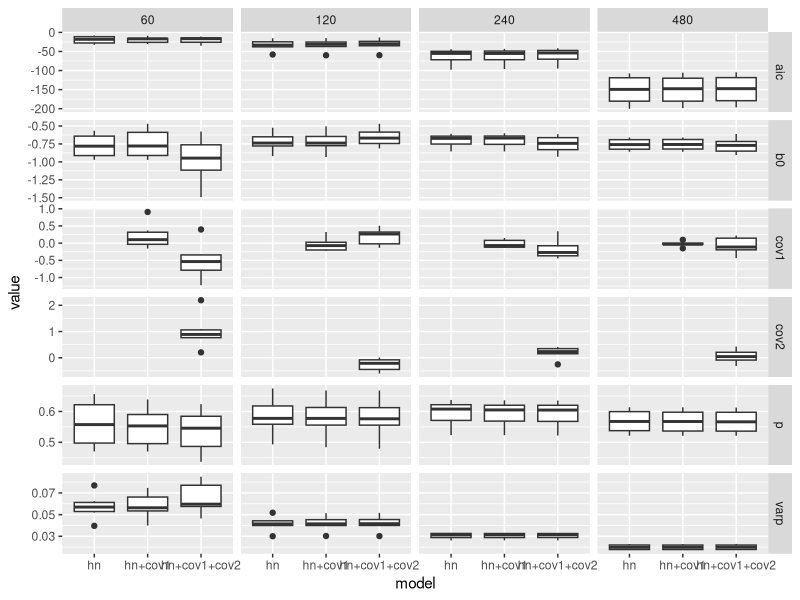
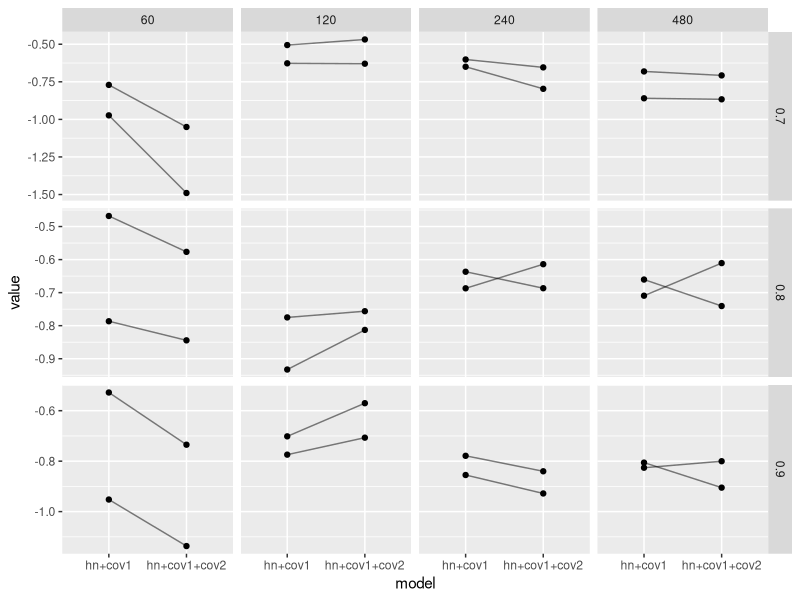
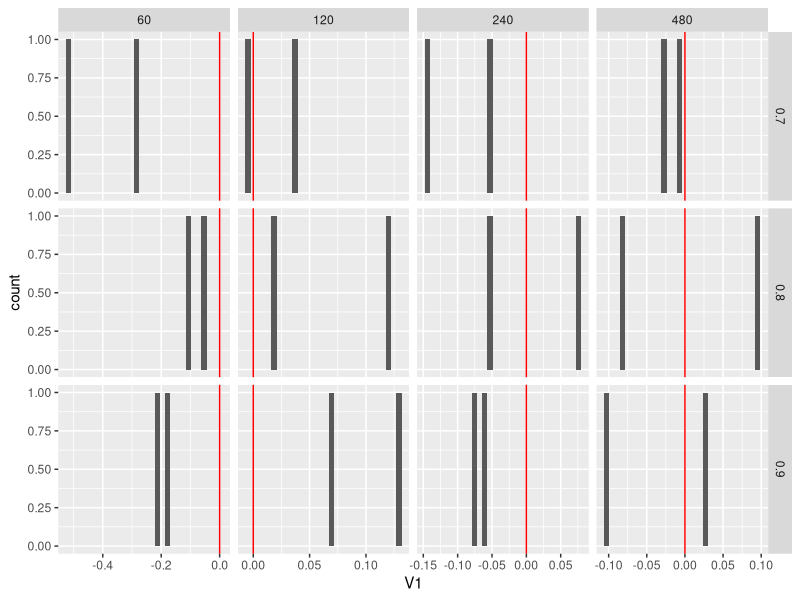
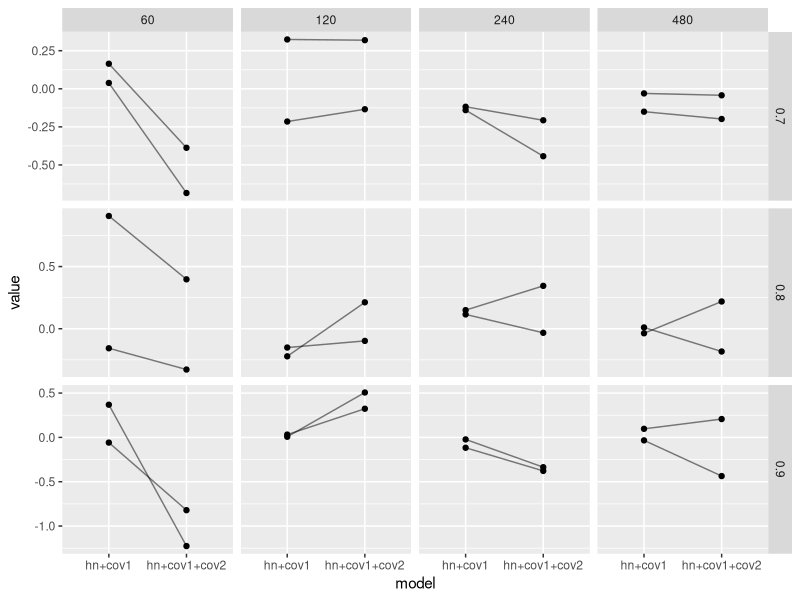
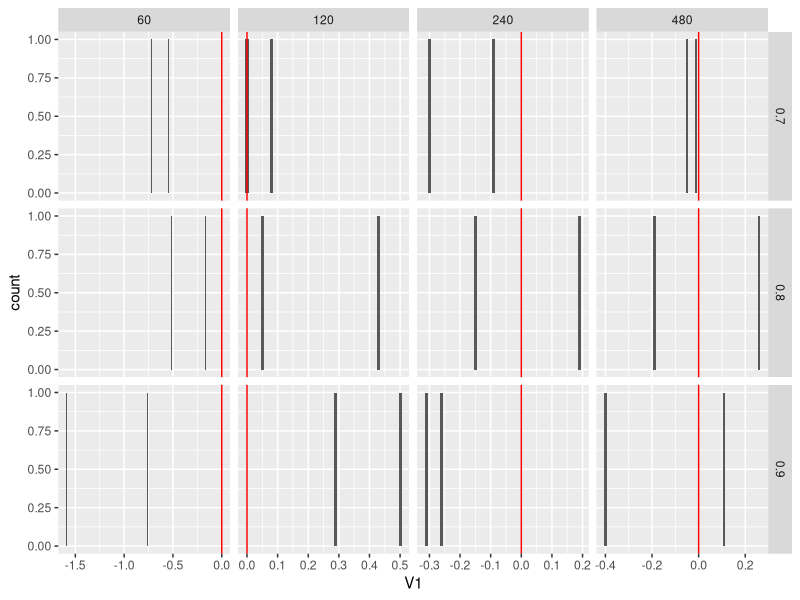

The R script that drew these images, in order: (Note: this script raises an error after producing the figures.)
## summarise and plot results

options(stingsAsFactors=FALSE)
library(ggplot2)
library(plyr)
big.res <- read.csv("covcor.csv")


## quick plot
# load data here
results <- as.data.frame(big.res)
results <- results[,-1]
names(results) <- c("sim","n","model","corr","parameter","value")

# drop some of the results
results <- results[!grepl("hr",results$model),]
results <- results[results$n!=30,]

## true p lines
#int1 <- integrate(function(x,pars){
#                    exp(-x^2/(2*exp(pars)^2))
#                  },
#                  upper=0.75, lower=0, pars=log(0.3))
#pa.lines <- data.frame(true.p = rep(int1$value/0.75,length(unique(results$n))),
#                       metric = rep("average p",length(unique(results$n))),
#                       n      = unique(results$n))


p <- ggplot(results)
p <- p + geom_boxplot(aes(x=model,y=value))
p <- p + facet_grid(parameter~n,scales="free_y")
#p <- p + geom_hline(aes(yintercept=true.p),data=pa.lines)
#p <- p + scale_y_continuous(limits=c(0,1))
print(p)


# how do estimates of beta_0 change?
# want to compare b_0 estimates between model with cov1 and cov1+cov2

# only want the b0 estimates
b0res <- results[results$parameter=="b0",]
# only for cov1 and cov1+cov2 models
b0res <- b0res[b0res$model%in%c("hn+cov1","hn+cov1+cov2"),]

pb <- ggplot(b0res)
pb <- pb + geom_point(aes(x=model,y=value))
pb <- pb + geom_line(aes(x=model,y=value,group=sim),alpha=0.5)
pb <- pb + facet_grid(corr~n,scales="free_y")
print(pb)



fdiff <- function(x) diff(x$value)

b0dif <- ddply(b0res,.(sim,corr,n),fdiff)

# performing a sign test on these differences give non-significant result
pd <- ggplot(b0dif)
pd <- pd + geom_histogram(aes(V1))
pd <- pd + facet_grid(corr~n,scales="free")
pd <- pd + geom_vline(xintercept=0,colour="red")
print(pd)



# only want the cov1 beta estimates
cov1res <- results[results$parameter=="cov1",]
# only for cov1 and cov1+cov2 models
cov1res <- cov1res[cov1res$model%in%c("hn+cov1","hn+cov1+cov2"),]

pb <- ggplot(cov1res)
pb <- pb + geom_point(aes(x=model,y=value))
pb <- pb + geom_line(aes(x=model,y=value,group=sim),alpha=0.5)
pb <- pb + facet_grid(corr~n,scales="free_y")
print(pb)


# performing a sign test on these differences give non-significant result
cov1dif <- ddply(cov1res,.(sim,corr,n),fdiff)

pd <- ggplot(cov1dif)
pd <- pd + geom_histogram(aes(V1),binwidth=0.01)
pd <- pd + facet_grid(corr~n,scales="free")
pd <- pd + geom_vline(xintercept=0,colour="red")
print(pd)




# which was the winner?
aicres <- results[results$parameter=="aic",]

aic.winner <- function(x) as.character(x$model[which.min(x$value)])

aicw <- ddply(aicres,.(sim,corr,n),aic.winner)

pd <- ggplot(aicw)
pd <- pd + geom_histogram(aes(V1),binwidth=0.01)
pd <- pd + facet_grid(corr~n,scales="free")
print(pd)

